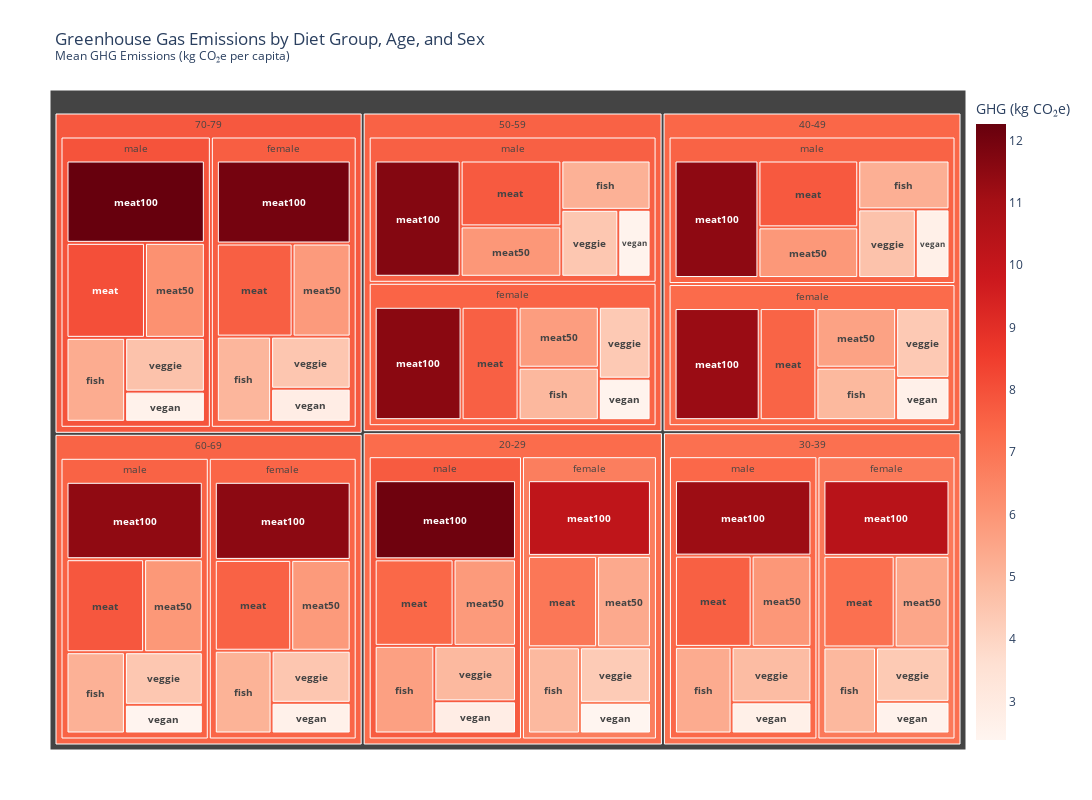

Notebook cell for this chart:
### Code cell
# STEP 3: Create a Treemap Visualisation
import plotly.express as px

def plot_treemap_improved(df):
    # Data preparation
    df_tree = df.groupby(['age_group', 'sex', 'diet_group'])['mean_ghgs'].mean().reset_index()
    df_tree['display_text'] = df_tree['diet_group']  # Display only the diet group name

    # Create the treemap
    fig = px.treemap(
        df_tree,
        path=['age_group', 'sex', 'display_text'],
        values='mean_ghgs',
        color='mean_ghgs',
        color_continuous_scale='Reds',  # Single color gradient
        hover_data={'mean_ghgs': ':.2f'},
        title='Greenhouse Gas Emissions by Diet Group, Age, and Sex<br><sup>Mean GHG Emissions (kg CO₂e per capita)</sup>'
    )

    # Adjust labels and layout
    fig.update_traces(
        texttemplate='<b>%{label}</b>',
        textposition='middle center',
        insidetextfont=dict(size=10),
        hovertemplate=(
            '<b>%{parent}</b><br>'
            'Diet Group: %{label}<br>'
            'GHG Emissions: <b>%{color:.2f} kg CO₂e</b>'
        )
    )
    
    fig.update_layout(
        margin=dict(t=90, l=50, r=120, b=50),
        coloraxis_colorbar=dict(title="GHG (kg CO₂e)", x=1.0, y=0.5),
        height=800,
        width=1100
    )
    
    fig.show()

# Call the function
plot_treemap_improved(df)

### Figure 1 — Plotly figure (JSON) as saved in the notebook; plotly's stock layout.template omitted (floating-point values rounded to 4 significant figures)
{"data": [{"branchvalues": "total", "customdata": [[4.903], [4.943], [4.927], [4.944], [5.104], [4.991], [5.66], [5.327], [5.202], [5.142], [5.154], [5.304], [6.913], [7.136], [7.484], [7.586], [7.541], [7.611], [7.387], [7.595], [7.782], [7.753], [7.836], [8.024], [10.19], [10.42], [11.24], [11.57], [11.52], [11.99], [12.1], [11.18], [11.49], [11.68], [11.45], [12.26], [5.386], [5.489], [5.605], [5.744], [5.862], [5.836], [5.843], [5.923], [5.899], [5.933], [5.922], [6.126], [2.383], [2.54], [2.658], [2.52], [2.634], [2.84], [2.843], [2.698], [2.694], [2.525], [2.427], [2.588], [4.32], [4.368], [4.387], [4.37], [4.472], [4.473], [4.9], [4.808], [4.61], [4.455], [4.445], [4.612], [6.718], [6.866], [7.283], [7.469], [7.458], [7.651], [7.728], [7.368], [7.511], [7.585], [7.514], [7.925], [7.255], [7.126], [7.399], [7.528], [7.486], [7.79]], "domain": {"x": [0, 1], "y": [0, 1]}, "hovertemplate": "<b>%{parent}</b><br>Diet Group: %{label}<br>GHG Emissions: <b>%{color:.2f} kg CO₂e</b>", "ids": ["20-29/female/fish", "30-39/female/fish", "40-49/female/fish", "50-59/female/fish", "60-69/female/fish", "70-79/female/fish", "20-29/male/fish", "30-39/male/fish", "40-49/male/fish", "50-59/male/fish", "60-69/male/fish", "70-79/male/fish", "20-29/female/meat", "30-39/female/meat", "40-49/female/meat", "50-59/female/meat", "60-69/female/meat", "70-79/female/meat", "20-29/male/meat", "30-39/male/meat", "40-49/male/meat", "50-59/male/meat", "60-69/male/meat", "70-79/male/meat", "20-29/female/meat100", "30-39/female/meat100", "40-49/female/meat100", "50-59/female/meat100", "60-69/female/meat100", "70-79/female/meat100", "20-29/male/meat100", "30-39/male/meat100", "40-49/male/meat100", "50-59/male/meat100", "60-69/male/meat100", "70-79/male/meat100", "20-29/female/meat50", "30-39/female/meat50", "40-49/female/meat50", "50-59/female/meat50", "60-69/female/meat50", "70-79/female/meat50", "20-29/male/meat50", "30-39/male/meat50", "40-49/male/meat50", "50-59/male/meat50", "60-69/male/meat50", "70-79/male/meat50", "20-29/female/vegan", "30-39/female/vegan", "40-49/female/vegan", "50-59/female/vegan", "60-69/female/vegan", "70-79/female/vegan", "20-29/male/vegan", "30-39/male/vegan", "40-49/male/vegan", "50-59/male/vegan", "60-69/male/vegan", "70-79/male/vegan", "20-29/female/veggie", "30-39/female/veggie", "40-49/female/veggie", "50-59/female/veggie", "60-69/female/veggie", "70-79/female/veggie", "20-29/male/veggie", "30-39/male/veggie", "40-49/male/veggie", "50-59/male/veggie", "60-69/male/veggie", "70-79/male/veggie", "20-29/female", "30-39/female", "40-49/female", "50-59/female", "60-69/female", "70-79/female", "20-29/male", "30-39/male", "40-49/male", "50-59/male", "60-69/male", "70-79/male", "20-29", "30-39", "40-49", "50-59", "60-69", "70-79"], "insidetextfont": {"size": 10}, "labels": ["fish", "fish", "fish", "fish", "fish", "fish", "fish", "fish", "fish", "fish", "fish", "fish", "meat", "meat", "meat", "meat", "meat", "meat", "meat", "meat", "meat", "meat", "meat", "meat", "meat100", "meat100", "meat100", "meat100", "meat100", "meat100", "meat100", "meat100", "meat100", "meat100", "meat100", "meat100", "meat50", "meat50", "meat50", "meat50", "meat50", "meat50", "meat50", "meat50", "meat50", "meat50", "meat50", "meat50", "vegan", "vegan", "vegan", "vegan", "vegan", "vegan", "vegan", "vegan", "vegan", "vegan", "vegan", "vegan", "veggie", "veggie", "veggie", "veggie", "veggie", "veggie", "veggie", "veggie", "veggie", "veggie", "veggie", "veggie", "female", "female", "female", "female", "female", "female", "male", "male", "male", "male", "male", "male", "20-29", "30-39", "40-49", "50-59", "60-69", "70-79"], "level": "1e82e4", "marker": {"coloraxis": "coloraxis", "colors": [4.903, 4.943, 4.927, 4.944, 5.104, 4.991, 5.66, 5.327, 5.202, 5.142, 5.154, 5.304, 6.913, 7.136, 7.484, 7.586, 7.541, 7.611, 7.387, 7.595, 7.782, 7.753, 7.836, 8.024, 10.19, 10.42, 11.24, 11.57, 11.52, 11.99, 12.1, 11.18, 11.49, 11.68, 11.45, 12.26, 5.386, 5.489, 5.605, 5.744, 5.862, 5.836, 5.843, 5.923, 5.899, 5.933, 5.922, 6.126, 2.383, 2.54, 2.658, 2.52, 2.634, 2.84, 2.843, 2.698, 2.694, 2.525, 2.427, 2.588, 4.32, 4.368, 4.387, 4.37, 4.472, 4.473, 4.9, 4.808, 4.61, 4.455, 4.445, 4.612, 6.718, 6.866, 7.283, 7.469, 7.458, 7.651, 7.728, 7.368, 7.511, 7.585, 7.514, 7.925, 7.255, 7.126, 7.399, 7.528, 7.486, 7.79]}, "name": "", "parents": ["20-29/female", "30-39/female", "40-49/female", "50-59/female", "60-69/female", "70-79/female", "20-29/male", "30-39/male", "40-49/male", "50-59/male", "60-69/male", "70-79/male", "20-29/female", "30-39/female", "40-49/female", "50-59/female", "60-69/female", "70-79/female", "20-29/male", "30-39/male", "40-49/male", "50-59/male", "60-69/male", "70-79/male", "20-29/female", "30-39/female", "40-49/female", "50-59/female", "60-69/female", "70-79/female", "20-29/male", "30-39/male", "40-49/male", "50-59/male", "60-69/male", "70-79/male", "20-29/female", "30-39/female", "40-49/female", "50-59/female", "60-69/female", "70-79/female", "20-29/male", "30-39/male", "40-49/male", "50-59/male", "60-69/male", "70-79/male", "20-29/female", "30-39/female", "40-49/female", "50-59/female", "60-69/female", "70-79/female", "20-29/male", "30-39/male", "40-49/male", "50-59/male", "60-69/male", "70-79/male", "20-29/female", "30-39/female", "40-49/female", "50-59/female", "60-69/female", "70-79/female", "20-29/male", "30-39/male", "40-49/male", "50-59/male", "60-69/male", "70-79/male", "20-29", "30-39", "40-49", "50-59", "60-69", "70-79", "20-29", "30-39", "40-49", "50-59", "60-69", "70-79", "", "", "", "", "", ""], "textposition": "middle center", "texttemplate": "<b>%{label}</b>", "type": "treemap", "values": [4.903, 4.943, 4.927, 4.944, 5.104, 4.991, 5.66, 5.327, 5.202, 5.142, 5.154, 5.304, 6.913, 7.136, 7.484, 7.586, 7.541, 7.611, 7.387, 7.595, 7.782, 7.753, 7.836, 8.024, 10.19, 10.42, 11.24, 11.57, 11.52, 11.99, 12.1, 11.18, 11.49, 11.68, 11.45, 12.26, 5.386, 5.489, 5.605, 5.744, 5.862, 5.836, 5.843, 5.923, 5.899, 5.933, 5.922, 6.126, 2.383, 2.54, 2.658, 2.52, 2.634, 2.84, 2.843, 2.698, 2.694, 2.525, 2.427, 2.588, 4.32, 4.368, 4.387, 4.37, 4.472, 4.473, 4.9, 4.808, 4.61, 4.455, 4.445, 4.612, 34.1, 34.9, 36.3, 36.74, 37.13, 37.74, 38.74, 37.53, 37.68, 37.49, 37.23, 38.92, 72.83, 72.43, 73.98, 74.23, 74.37, 76.66]}], "layout": {"coloraxis": {"colorbar": {"title": {"text": "GHG (kg CO₂e)"}, "x": 1, "y": 0.5}, "colorscale": [[0, "rgb(255,245,240)"], [0.125, "rgb(254,224,210)"], [0.25, "rgb(252,187,161)"], [0.375, "rgb(252,146,114)"], [0.5, "rgb(251,106,74)"], [0.625, "rgb(239,59,44)"], [0.75, "rgb(203,24,29)"], [0.875, "rgb(165,15,21)"], [1, "rgb(103,0,13)"]]}, "height": 800, "legend": {"tracegroupgap": 0}, "margin": {"b": 50, "l": 50, "r": 120, "t": 90}, "title": {"text": "Greenhouse Gas Emissions by Diet Group, Age, and Sex<br><sup>Mean GHG Emissions (kg CO₂e per capita)</sup>"}, "width": 1100}}
